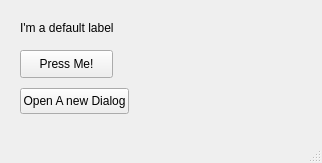
<?xml version="1.0" encoding="UTF-8"?>
<ui version="4.0">
 <class>MainWindow</class>
 <widget class="QMainWindow" name="MainWindow">
  <property name="geometry">
   <rect>
    <x>0</x>
    <y>0</y>
    <width>322</width>
    <height>163</height>
   </rect>
  </property>
  <property name="windowTitle">
   <string>Hello World 2: Electric boogaloo</string>
  </property>
  <property name="windowIcon">
   <iconset>
    <normaloff>icon.png</normaloff>icon.png</iconset>
  </property>
  <widget class="QWidget" name="centralwidget">
   <widget class="QPushButton" name="myButton">
    <property name="geometry">
     <rect>
      <x>20</x>
      <y>50</y>
      <width>93</width>
      <height>28</height>
     </rect>
    </property>
    <property name="text">
     <string>Press Me!</string>
    </property>
   </widget>
   <widget class="QLabel" name="myLabel">
    <property name="geometry">
     <rect>
      <x>20</x>
      <y>20</y>
      <width>111</width>
      <height>16</height>
     </rect>
    </property>
    <property name="text">
     <string>I'm a default label</string>
    </property>
   </widget>
   <widget class="QPushButton" name="openDialogButton">
    <property name="geometry">
     <rect>
      <x>20</x>
      <y>88</y>
      <width>109</width>
      <height>26</height>
     </rect>
    </property>
    <property name="text">
     <string>Open A new Dialog</string>
    </property>
   </widget>
  </widget>
  <widget class="QStatusBar" name="statusbar"/>
 </widget>
 <resources/>
 <connections/>
</ui>
